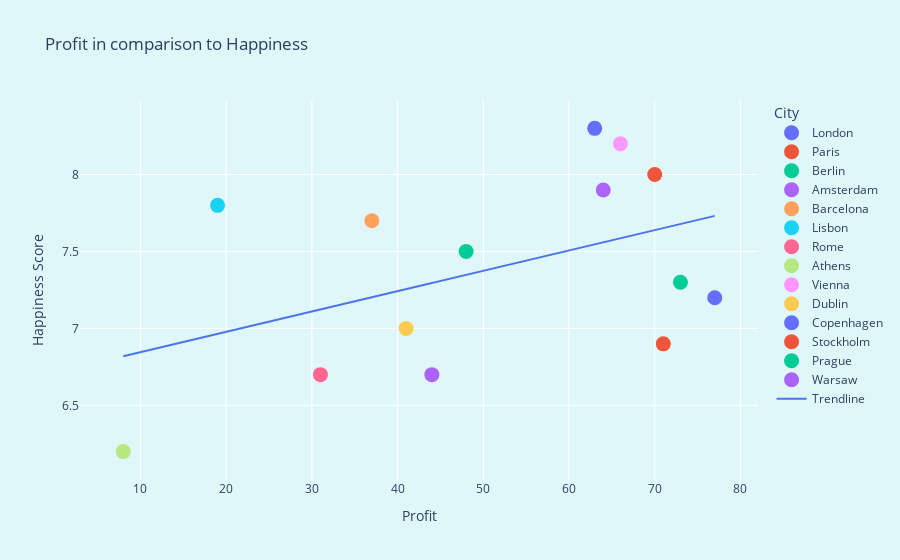

Write notebook code for a chart like this one.
### Code cell
merged_best_train_df = pd.merge(renamed_train_df, best_cities_df, on='city')

best_train_filtered_df = merged_best_train_df[merged_best_train_df['city'].isin(european_cities)]

best_train_filtered_df.head()

profit = best_train_filtered_df['Profit']
happiness_score = best_train_filtered_df['Happiness_Score']

# Fit the regression line using statsmodels
X = sm.add_constant(80 - profit)  # Adding a constant for the intercept
model = sm.OLS(happiness_score, X).fit()
trendline = model.predict(X)

# Create scatter plot with different colors for each city
scatter_plot = px.scatter(
    best_train_filtered_df,
    x=(80 - profit),
    y='Happiness_Score',
    color='city',
    hover_name='city',
    labels={'city': 'City'},
    title='Profit in comparison to Happiness',
)

# Add the regression line to the scatter plot
scatter_plot.add_trace(
    go.Scatter(
        x=(80 - profit),
        y=trendline,
        mode='lines',
        name='Trendline',
        line=dict(color='#4c75eb')
    )
)

scatter_plot.update_traces(marker=dict(size=15))

scatter_plot.update_layout(
    xaxis_title='Profit',
    yaxis_title='Happiness Score'
)

scatter_plot.show()

### Figure 1 — Plotly figure (JSON) as saved in the notebook; plotly's stock layout.template omitted (floating-point values rounded to 4 significant figures)
{"data": [{"hovertemplate": "<b>%{hovertext}</b><br><br>City=London<br>x=%{x}<br>Happiness_Score=%{y}<extra></extra>", "hovertext": ["London"], "legendgroup": "London", "marker": {"color": "#636efa", "size": 15, "symbol": "circle"}, "mode": "markers", "name": "London", "orientation": "v", "showlegend": true, "type": "scatter", "x": [77], "xaxis": "x", "y": [7.2], "yaxis": "y"}, {"hovertemplate": "<b>%{hovertext}</b><br><br>City=Paris<br>x=%{x}<br>Happiness_Score=%{y}<extra></extra>", "hovertext": ["Paris"], "legendgroup": "Paris", "marker": {"color": "#EF553B", "size": 15, "symbol": "circle"}, "mode": "markers", "name": "Paris", "orientation": "v", "showlegend": true, "type": "scatter", "x": [71], "xaxis": "x", "y": [6.9], "yaxis": "y"}, {"hovertemplate": "<b>%{hovertext}</b><br><br>City=Berlin<br>x=%{x}<br>Happiness_Score=%{y}<extra></extra>", "hovertext": ["Berlin"], "legendgroup": "Berlin", "marker": {"color": "#00cc96", "size": 15, "symbol": "circle"}, "mode": "markers", "name": "Berlin", "orientation": "v", "showlegend": true, "type": "scatter", "x": [48], "xaxis": "x", "y": [7.5], "yaxis": "y"}, {"hovertemplate": "<b>%{hovertext}</b><br><br>City=Amsterdam<br>x=%{x}<br>Happiness_Score=%{y}<extra></extra>", "hovertext": ["Amsterdam"], "legendgroup": "Amsterdam", "marker": {"color": "#ab63fa", "size": 15, "symbol": "circle"}, "mode": "markers", "name": "Amsterdam", "orientation": "v", "showlegend": true, "type": "scatter", "x": [64], "xaxis": "x", "y": [7.9], "yaxis": "y"}, {"hovertemplate": "<b>%{hovertext}</b><br><br>City=Barcelona<br>x=%{x}<br>Happiness_Score=%{y}<extra></extra>", "hovertext": ["Barcelona"], "legendgroup": "Barcelona", "marker": {"color": "#FFA15A", "size": 15, "symbol": "circle"}, "mode": "markers", "name": "Barcelona", "orientation": "v", "showlegend": true, "type": "scatter", "x": [37], "xaxis": "x", "y": [7.7], "yaxis": "y"}, {"hovertemplate": "<b>%{hovertext}</b><br><br>City=Lisbon<br>x=%{x}<br>Happiness_Score=%{y}<extra></extra>", "hovertext": ["Lisbon"], "legendgroup": "Lisbon", "marker": {"color": "#19d3f3", "size": 15, "symbol": "circle"}, "mode": "markers", "name": "Lisbon", "orientation": "v", "showlegend": true, "type": "scatter", "x": [19], "xaxis": "x", "y": [7.8], "yaxis": "y"}, {"hovertemplate": "<b>%{hovertext}</b><br><br>City=Rome<br>x=%{x}<br>Happiness_Score=%{y}<extra></extra>", "hovertext": ["Rome"], "legendgroup": "Rome", "marker": {"color": "#FF6692", "size": 15, "symbol": "circle"}, "mode": "markers", "name": "Rome", "orientation": "v", "showlegend": true, "type": "scatter", "x": [31], "xaxis": "x", "y": [6.7], "yaxis": "y"}, {"hovertemplate": "<b>%{hovertext}</b><br><br>City=Athens<br>x=%{x}<br>Happiness_Score=%{y}<extra></extra>", "hovertext": ["Athens"], "legendgroup": "Athens", "marker": {"color": "#B6E880", "size": 15, "symbol": "circle"}, "mode": "markers", "name": "Athens", "orientation": "v", "showlegend": true, "type": "scatter", "x": [8], "xaxis": "x", "y": [6.2], "yaxis": "y"}, {"hovertemplate": "<b>%{hovertext}</b><br><br>City=Vienna<br>x=%{x}<br>Happiness_Score=%{y}<extra></extra>", "hovertext": ["Vienna"], "legendgroup": "Vienna", "marker": {"color": "#FF97FF", "size": 15, "symbol": "circle"}, "mode": "markers", "name": "Vienna", "orientation": "v", "showlegend": true, "type": "scatter", "x": [66], "xaxis": "x", "y": [8.2], "yaxis": "y"}, {"hovertemplate": "<b>%{hovertext}</b><br><br>City=Dublin<br>x=%{x}<br>Happiness_Score=%{y}<extra></extra>", "hovertext": ["Dublin"], "legendgroup": "Dublin", "marker": {"color": "#FECB52", "size": 15, "symbol": "circle"}, "mode": "markers", "name": "Dublin", "orientation": "v", "showlegend": true, "type": "scatter", "x": [41], "xaxis": "x", "y": [7], "yaxis": "y"}, {"hovertemplate": "<b>%{hovertext}</b><br><br>City=Copenhagen<br>x=%{x}<br>Happiness_Score=%{y}<extra></extra>", "hovertext": ["Copenhagen"], "legendgroup": "Copenhagen", "marker": {"color": "#636efa", "size": 15, "symbol": "circle"}, "mode": "markers", "name": "Copenhagen", "orientation": "v", "showlegend": true, "type": "scatter", "x": [63], "xaxis": "x", "y": [8.3], "yaxis": "y"}, {"hovertemplate": "<b>%{hovertext}</b><br><br>City=Stockholm<br>x=%{x}<br>Happiness_Score=%{y}<extra></extra>", "hovertext": ["Stockholm"], "legendgroup": "Stockholm", "marker": {"color": "#EF553B", "size": 15, "symbol": "circle"}, "mode": "markers", "name": "Stockholm", "orientation": "v", "showlegend": true, "type": "scatter", "x": [70], "xaxis": "x", "y": [8], "yaxis": "y"}, {"hovertemplate": "<b>%{hovertext}</b><br><br>City=Prague<br>x=%{x}<br>Happiness_Score=%{y}<extra></extra>", "hovertext": ["Prague"], "legendgroup": "Prague", "marker": {"color": "#00cc96", "size": 15, "symbol": "circle"}, "mode": "markers", "name": "Prague", "orientation": "v", "showlegend": true, "type": "scatter", "x": [73], "xaxis": "x", "y": [7.3], "yaxis": "y"}, {"hovertemplate": "<b>%{hovertext}</b><br><br>City=Warsaw<br>x=%{x}<br>Happiness_Score=%{y}<extra></extra>", "hovertext": ["Warsaw"], "legendgroup": "Warsaw", "marker": {"color": "#ab63fa", "size": 15, "symbol": "circle"}, "mode": "markers", "name": "Warsaw", "orientation": "v", "showlegend": true, "type": "scatter", "x": [44], "xaxis": "x", "y": [6.7], "yaxis": "y"}, {"line": {"color": "#4c75eb"}, "marker": {"size": 15}, "mode": "lines", "name": "Trendline", "type": "scatter", "x": [77, 71, 48, 64, 37, 19, 31, 8, 66, 41, 63, 70, 73, 44], "y": [7.731, 7.652, 7.348, 7.56, 7.202, 6.964, 7.123, 6.819, 7.586, 7.255, 7.546, 7.639, 7.679, 7.295]}], "layout": {"legend": {"title": {"text": "City"}, "tracegroupgap": 0}, "title": {"text": "Profit in comparison to Happiness"}, "xaxis": {"anchor": "y", "domain": [0, 1], "title": {"text": "Profit"}}, "yaxis": {"anchor": "x", "domain": [0, 1], "title": {"text": "Happiness Score"}}}}
